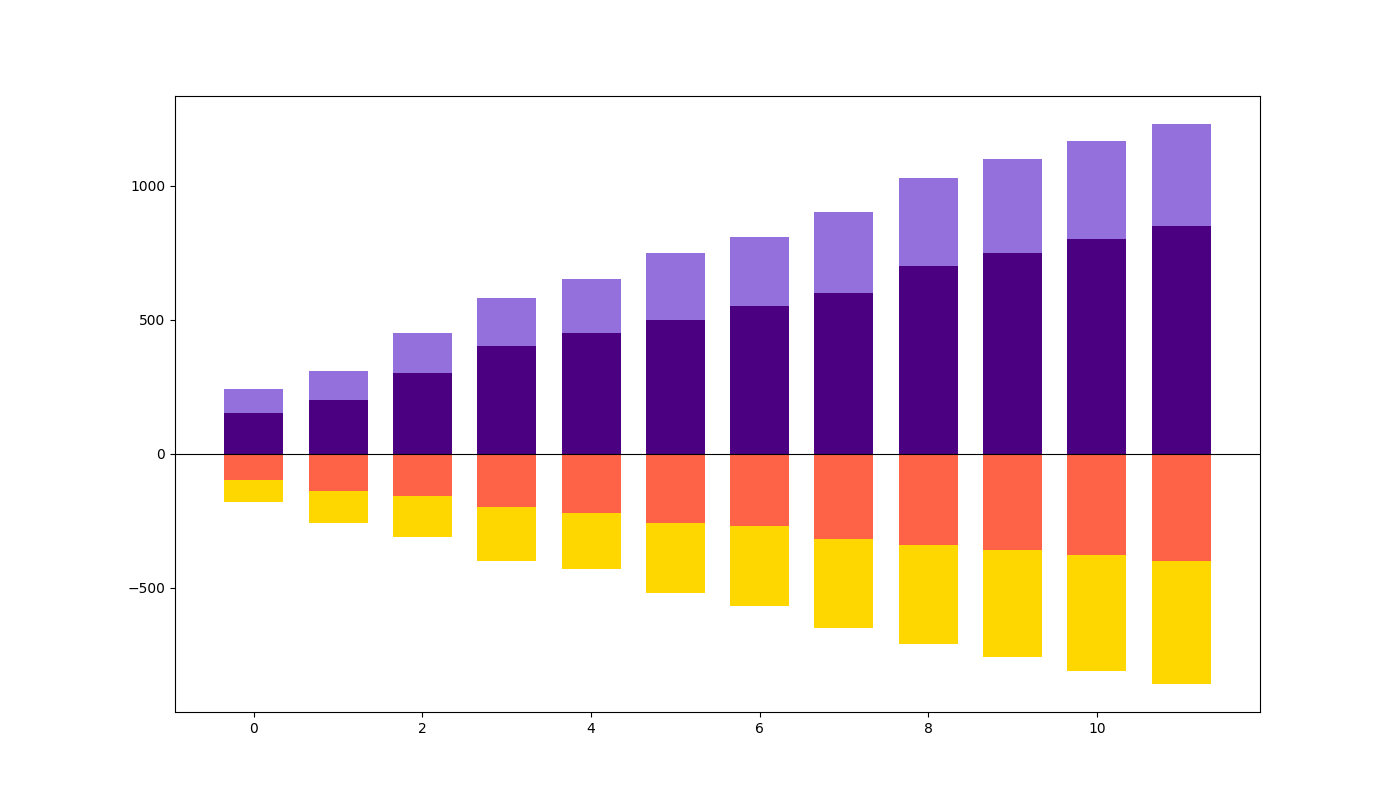

The Python source for this figure:
import matplotlib.pyplot as plt
import numpy as np

# Adjusting the data to suit a diverging bar chart
# Group two sets of data representing positive and negative sales
positive_sales = np.array([
    [150, 200, 300, 400, 450, 500, 550, 600, 700, 750, 800, 850],
    [90, 110, 150, 180, 200, 250, 260, 300, 330, 350, 365, 380]
])

negative_sales = np.array([
    [-100, -140, -160, -200, -220, -260, -270, -320, -340, -360, -380, -400],
    [-80, -120, -150, -200, -210, -260, -300, -330, -370, -400, -430, -460]
])

colors_positive = ['#4B0082', '#9370DB']
colors_negative = ['#FF6347', '#FFD700']

fig, ax = plt.subplots(figsize=(14, 8))
index = np.arange(12)

# Plotting positive bars
for i in range(len(positive_sales)):
    if i == 0:
        ax.bar(index, positive_sales[i], 0.7, color=colors_positive[i])
    else:
        ax.bar(index, positive_sales[i], 0.7, bottom=np.sum(positive_sales[:i], axis=0), color=colors_positive[i])

# Plotting negative bars
for i in range(len(negative_sales)):
    if i == 0:
        ax.bar(index, negative_sales[i], 0.7, color=colors_negative[i])
    else:
        ax.bar(index, negative_sales[i], 0.7, bottom=np.sum(negative_sales[:i], axis=0), color=colors_negative[i])

ax.axhline(0, color='black', linewidth=0.8)
plt.show()
